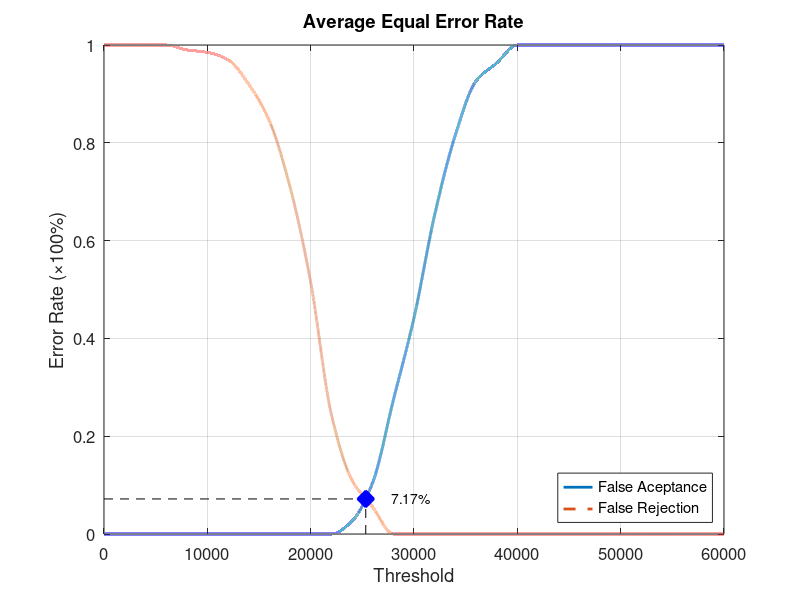
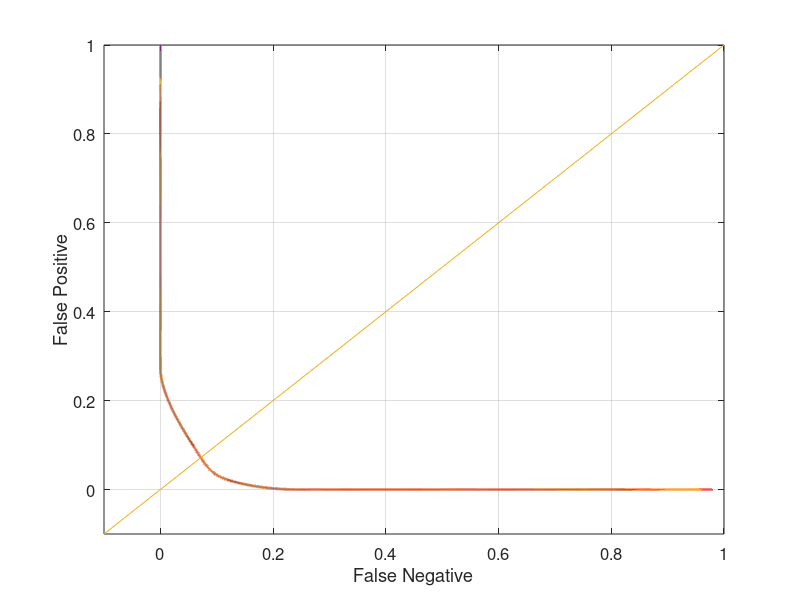

The MATLAB script that drew these images, in order:
function yEER = Database2_4
close all;
clear;
clc;
x = 0:2000:60000;
xq = 0:0.5:60000;

y0 = [0 0 0 0 0 0 0 0 0 0 0 0 0.0263158 0.105263 0.273684 0.442105 0.652632 0.815789 0.926316 0.963158 1 1 1 1 1 1 1 1 1 1 1];
yy0 = interp1(x, y0, xq, 'pchip');
y1 = [1 1 1 1 0.99 0.985 0.97 0.92 0.845 0.71 0.515 0.245 0.11 0.055 0 0 0 0 0 0 0 0 0 0 0 0 0 0 0 0 0];
yy1 = interp1(x, y1, xq, 'pchip');

% Calculating EER: 
y2 = abs(y0 - y1);
find(y2 == min(y2))
yy2 = abs(yy0 - yy1);
xEER = find(yy2 == min(yy2));
xEERIndex = xq(xEER) % X-axis EER
yEER = yy0(xEER) % Y-axis EER

main = figure
plot(xq, yy0,'-','LineWidth', 2);	hold on
plot(xq, yy1,'--','LineWidth', 2);	hold on
plot([xEERIndex xEERIndex], [0 yEER], 'k--');	hold on
plot([0 xEERIndex], [yEER yEER], 'k--');	hold on
plot(xEERIndex, yEER, 'bx', 'LineWidth', 10);	hold on
text(xEERIndex + 10 * xEERIndex / 100, yEER, [num2str(round((10000 * yEER)) / 100) '%'])
legend('False Aceptance', 'False Rejection', 'Location', 'SouthEast')
xlabel('Threshold')
ylabel('Error Rate (\times100%)')
title('Average Equal Error Rate')
set(gca, 'FontSize', 12)
axis([0 60000 0 1])
grid on

print(main, 'Database2_4Main', '-dpng');
FNRxFPR = figure('Color', [1 1 1]);
plot(yy1, yy0, '-', yy1, yy0, 'LineWidth', 2);
hold on
y = -0.1:0.1:1
plot(y, y); 
set(gca, 'FontSize', 12)
xlabel('False Negative')
ylabel('False Positive')
axis([-0.1 1 -0.1 1])
set(gca, 'FontSize', 12)
grid on

print(FNRxFPR, 'Database2_4FNRxFPR','-dpng');
end
